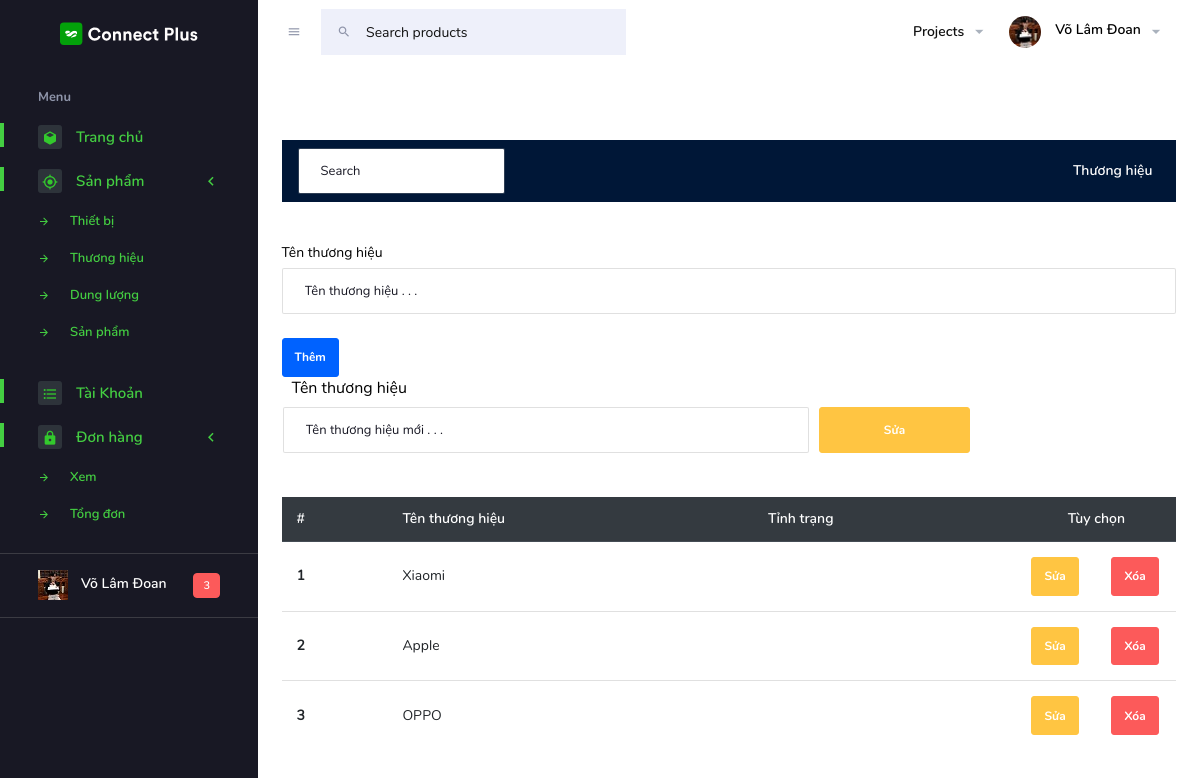
Screenshot of /admin/index.php?page=brand (signed in) with the database file from the repository.
### tables this page shows
CREATE TABLE `thuonghieu` (
  `idBrand` int(11) NOT NULL,
  `BrandName` varchar(100) NOT NULL,
  `status` tinyint(1) NOT NULL
);

### admin/controller/index.php (called while the page is built, shortened)
<?php
    include 'model/index.php';
    $page='';
    if(isset($_GET['page'])){
       $page = $_GET['page'];
    }else{
        $page= 'home';
    }
    switch ($page) {
        case 'brand':
            $BrandObj = new Brand();
            if(isset($_GET['act'])){
                switch ($_GET['act']) {
                    case 'addBrand':
                        $BrandName= $_POST['BrandName'];
                        $check = $BrandObj->check($BrandName);
                        if($check==0){
                            $BrandObj->add($BrandName);
                        }
                        break;
                    case 'deleteBrand':
                        $idBrand= $_POST['idBrand'];
                        $BrandObj->delete($idBrand);
                        break;
                    case 'editBrand':
                        $newBrand = $_POST['newBrand'];
                        $idBrand = $_POST['idBrand'];
                        $BrandObj->edit($newBrand,$idBrand);
                        break;
                }
            }else{
                $allBrands  = $BrandObj->all();
            }
            break;
    }
    include 'view/index.php';
?>

### admin/index.php (called while the page is built)
<?php
    include 'controller/index.php';
?>

### pdo.php (called while the page is built, shortened)
<?php
function pdo_get_connection(){
    $dburl = "mysql:host=localhost;dbname=asmphp2;charset=utf8";
    $username = 'root';
    $password = '';
    $conn = new PDO($dburl, $username, $password);
    $conn->setAttribute(PDO::ATTR_ERRMODE, PDO::ERRMODE_EXCEPTION);
    return $conn;
}
function pdo_query($sql){
    $sql_args = array_slice(func_get_args(), 1);
    try{
        $conn = pdo_get_connection();
        $stmt = $conn->prepare($sql);
        $stmt->execute($sql_args);
        $rows = $stmt->fetchAll();
        return $rows;
    }
    catch(PDOException $e){
        throw $e;
    }
    finally{
        unset($conn);
    }
}

### admin/model/index.php (called while the page is built, shortened)
<?php
    include '../pdo.php';
            class Brand {
                function all(){
                    $sql = "SELECT * FROM thuonghieu";
                    return pdo_query($sql);
                }
            }
        ?>

### admin/layout/thuonghieu.php (the view, shortened to what this page needs)
<div class="main_container">
    <br><br><br>
<nav class="navbar navbar-expand-lg navbar-light bg-dark menu2">
    <form class="form-inline">
      <input class="form-control mr-sm-2" type="search" placeholder="Search" aria-label="Search">
    </form>
    <div class="collapse navbar-collapse " id="navbarSupportedContent">
      <ul class="navbar-nav my-2 my-lg-0">
    <li class="nav-item active">
        <a class="nav-link" style="color:white" href="index.php?page=brand">Thương hiệu <span class="sr-only">(current)</span></a>
      </li>
      </ul>
      </div>
  </nav>
  <br><br>
    <div class="addForm">
    <div class="form-group">
      <label for="">Tên thương hiệu</label>
      <input type="text" name="BrandName" id="BrandName" class="form-control" placeholder="Tên thương hiệu . . .">
    </div>
    <button class="btn btn-primary addBrandBtn" id="addBrandBtn">Thêm</button>
    </div>
    <div style="margin-left:10px" class="editForm">
    <label for="">Tên thương hiệu</label>
      <div class="row">
      <input type="text" name="BrandName" id="NewBrandName" class="form-control col-7" placeholder="Tên thương hiệu mới . . .">
      <button style="margin-left:10px" class="btn btn-warning col-2" id="editBrandBtn">Sửa</button>
      </div>
    </div>
    <br><br>
    <div class="allBrand">
    <table class="table">
  <thead class="thead-dark">
    <tr>
      <th scope="col">#</th>
      <th scope="col">Tên thương hiệu</th>
      <th scope="col">Tỉnh trạng</th>
      <th style="text-align:center" colspan="2" scope="col">Tùy chọn</th>
    </tr>
  </thead>
  <tbody>
      <?php
      $i=1;
        foreach ($allBrands as $value) {?>
            <tr>
      <th scope="row"><?=$i++?></th>
      <td><span class="brand"><?=$value['BrandName']?></span></td>
      <td></td>
      <td style="width:80px"><button data-id="<?=$value['idBrand']?>" class="btn btn-warning editBrand">Sửa</button>
     </td>
      <td style="width:80px">
      <button  data-id="<?=$value['idBrand']?>" class="btn btn-danger deleteBrand">Xóa</button>
     </td>
    </tr>
     <?php   }
      ?>
  </tbody>
</table>
    </div>
</div>

### rows the page displays
thuonghieu: BrandName "Xiaomi"
thuonghieu: BrandName "Apple"
thuonghieu: BrandName "OPPO"
